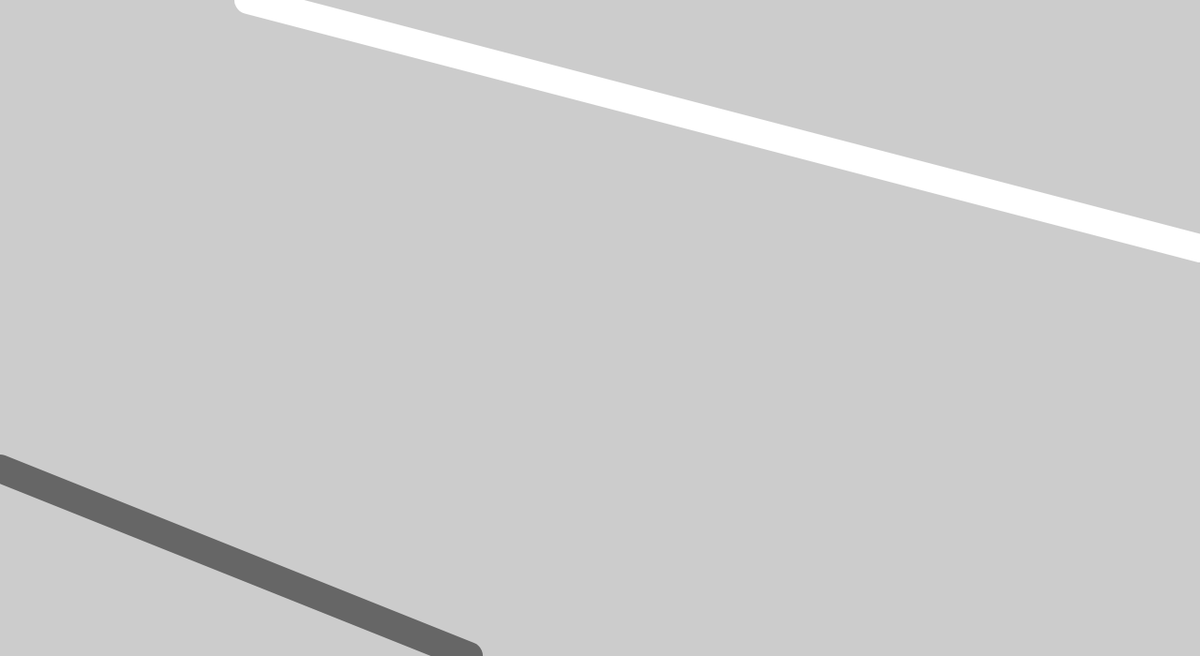
Frame 1 (no input)
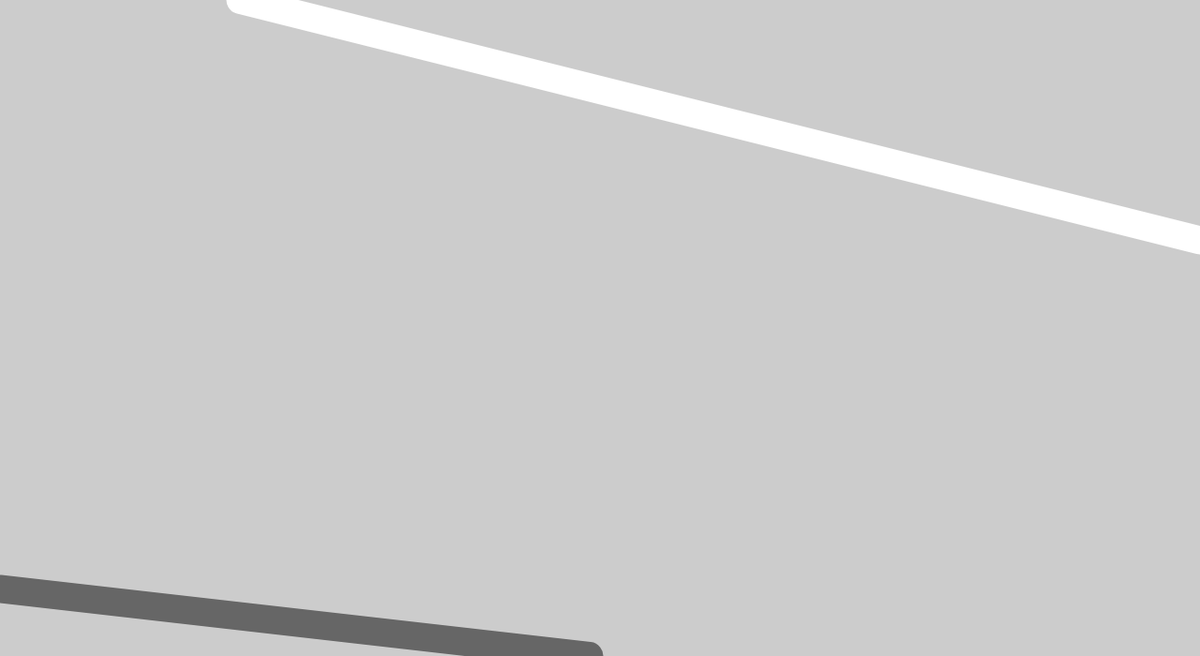
Frame 60 (no input)
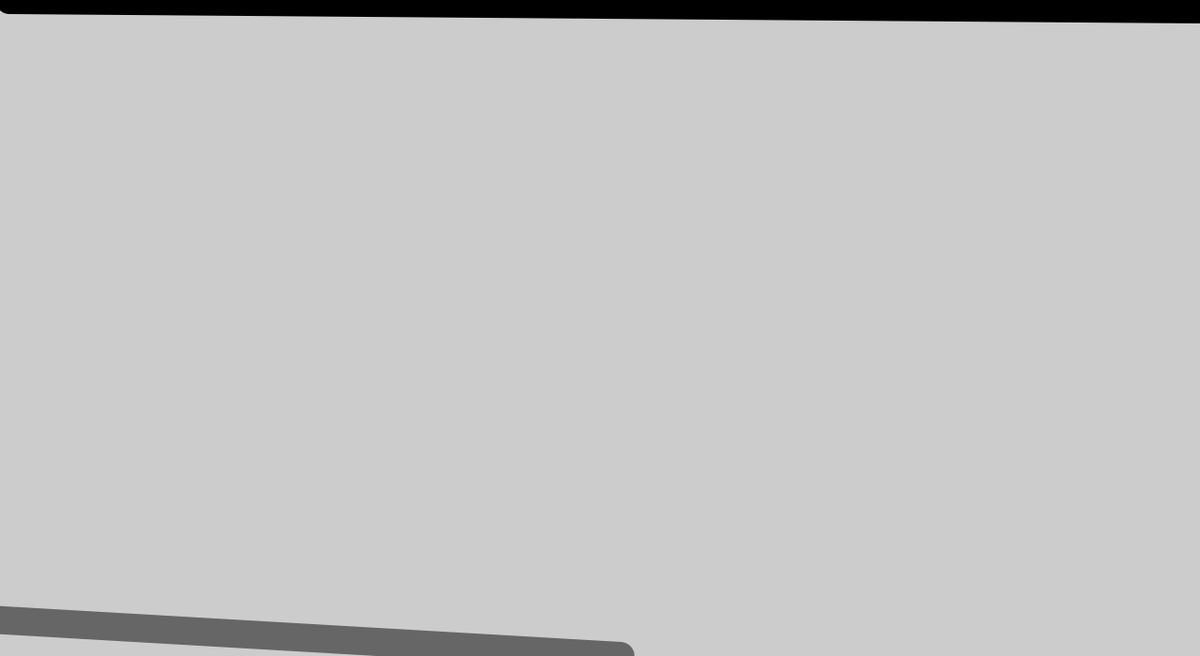
Frame 120 (the mouse pressed at the canvas centre since frame 60)

The p5.js sketch that drew these frames (run headless with seeded random() and noise() and a simulated clock; from frame 60 on, the mouse is pressed at the canvas centre):

// p5.js sketch
// ── sketch.js


function setup() {

  // put setup code here
  createCanvas(1280,700);
  strokeWeight(30);

}

function draw() {
  // put drawing code here
  var z = random(0,700);
  var zz = random(0,1280);
  background(204);
  stroke(102);
  line(0,z,z,height);
  if(mouseIsPressed){
    stroke(0);
  } else {
    stroke(255);
  }
  line(zz,0,width,zz);

}
